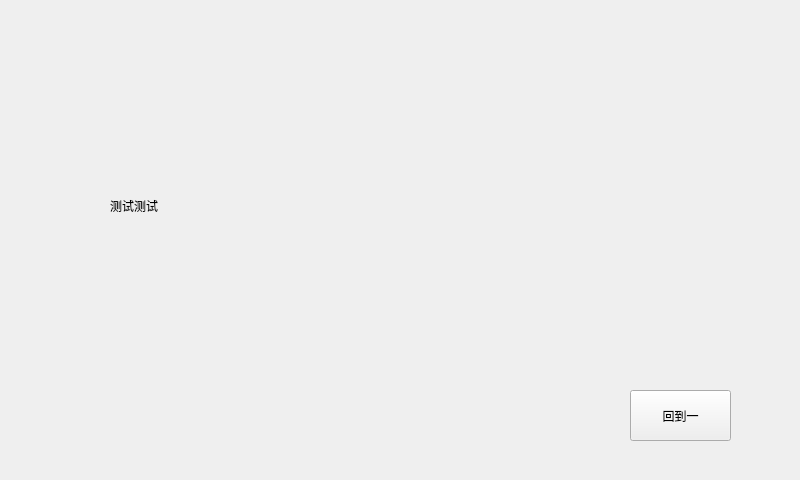
<?xml version="1.0" encoding="UTF-8"?>
<ui version="4.0">
 <class>Formd</class>
 <widget class="QWidget" name="Formd">
  <property name="geometry">
   <rect>
    <x>0</x>
    <y>0</y>
    <width>800</width>
    <height>480</height>
   </rect>
  </property>
  <property name="windowTitle">
   <string>Form</string>
  </property>
  <widget class="QLabel" name="label">
   <property name="geometry">
    <rect>
     <x>110</x>
     <y>150</y>
     <width>231</width>
     <height>111</height>
    </rect>
   </property>
   <property name="styleSheet">
    <string notr="true">font: 26pt &quot;Adobe Caslon Pro&quot;;</string>
   </property>
   <property name="text">
    <string>测试测试</string>
   </property>
  </widget>
  <widget class="QPushButton" name="pb5">
   <property name="geometry">
    <rect>
     <x>630</x>
     <y>390</y>
     <width>101</width>
     <height>51</height>
    </rect>
   </property>
   <property name="text">
    <string>回到一</string>
   </property>
  </widget>
 </widget>
 <resources/>
 <connections/>
</ui>
